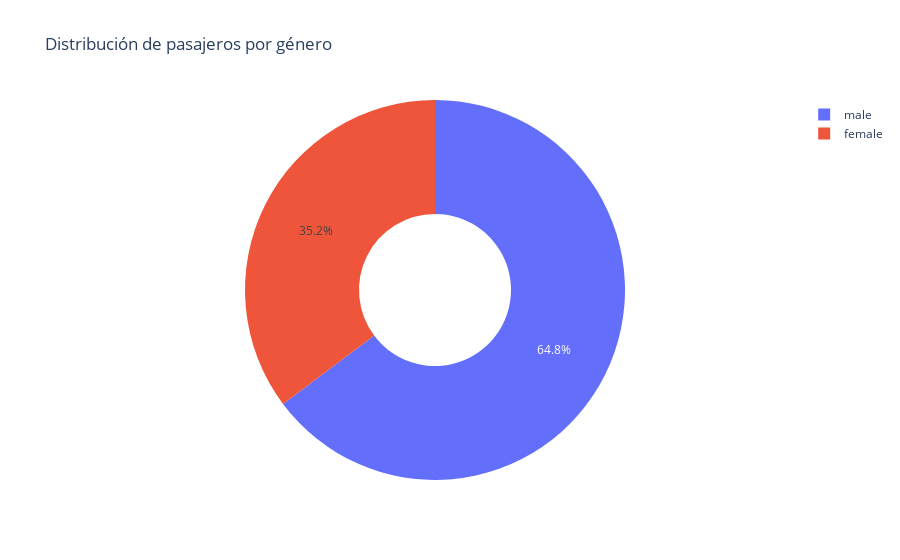

Write notebook code for a chart like this one.
### Code cell
## dona
fig = px.pie(
    pasajeros_sin_index,
    names='Sex',
    values='PassengerId',
    title='Distribución de pasajeros por género',
    hole=0.4
)

fig.show()

### Figure 1 — Plotly figure (JSON) as saved in the notebook; plotly's stock layout.template omitted (floating-point values rounded to 4 significant figures)
{"data": [{"domain": {"x": [0, 1], "y": [0, 1]}, "hole": 0.4, "hovertemplate": "Sex=%{label}<br>PassengerId=%{value}<extra></extra>", "labels": ["female", "male"], "legendgroup": "", "name": "", "showlegend": true, "type": "pie", "values": [314, 577]}], "layout": {"legend": {"tracegroupgap": 0}, "title": {"text": "Distribución de pasajeros por género"}}}
